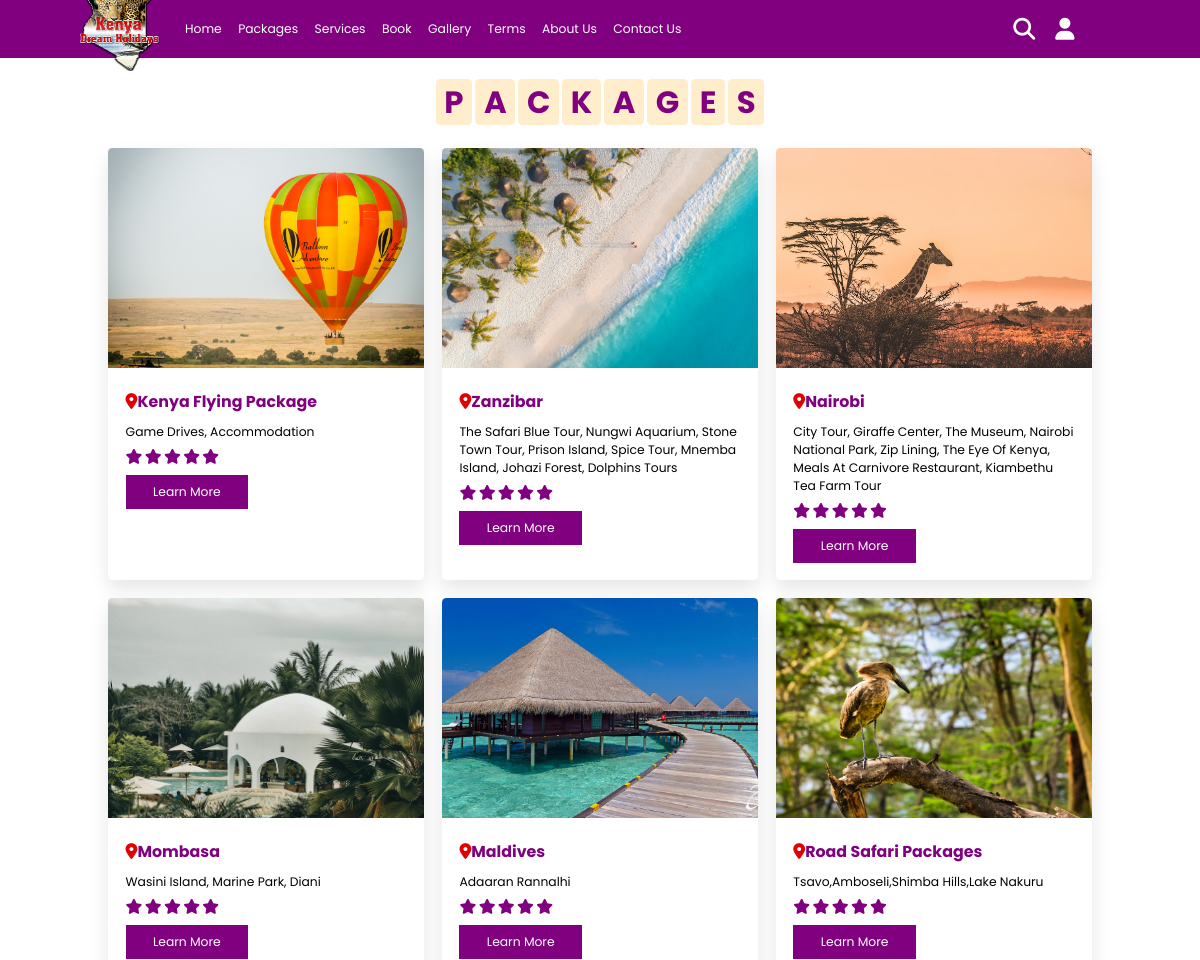
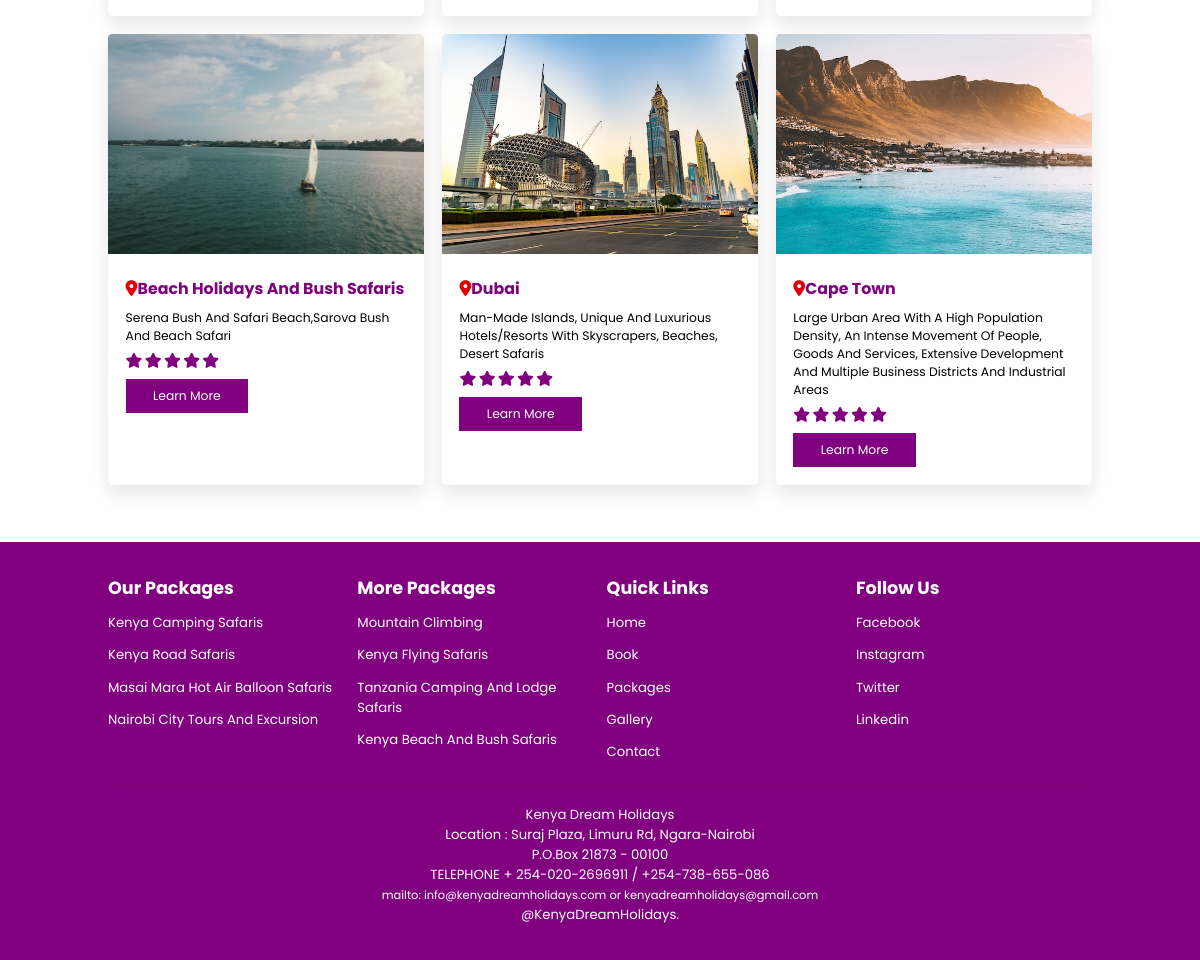
Page /packages/ on the committed database (2 pictures, top to bottom).
### tours/models.py (models this page shows, shortened)
class Pack(models.Model):
    title = models.CharField(max_length=50)
    desc  = models.CharField(max_length=300)
    links = models.CharField(max_length=50)
    cover = models.ImageField(upload_to='images/')

### tours/views.py (the view)
# urls.py: path("packages/", PackPageView.as_view(), name="packages"),
class PackPageView(ListView):
    model = Pack
    template_name = "packages.html"

### tours/templates/packages.html (shortened to what this page needs)
  {% load static %}
  <!DOCTYPE html>
  <html lang="en">
  <head>
      <link rel="stylesheet" href="https://cdn.jsdelivr.net/npm/swiper@9/swiper-bundle.min.css"/>
      <link rel="stylesheet" href="https://cdnjs.cloudflare.com/ajax/libs/font-awesome/6.4.0/css/all.min.css" />
      <link rel="stylesheet" href="{% static 'style.css' %}">
  </head>
  <body>
    {% include 'nav.html' %}
    {% block packages %}
    <section class="packages" id="packages">
        <h1 class="heading">
            <span>p</span>
            <span>a</span>
            <span>c</span>
            <span>k</span>
            <span>a</span>
            <span>g</span>
            <span>e</span>
            <span>s</span>
        </h1>
        <div class="box-container">
            {% for pack in object_list %}
            <div class="box">
                <img src="{{ pack.cover.url}}" alt="{{ pack.title }}">
                <div class="content">
                    <h3><i class="fas fa-map-marker-alt"></i>{{ pack.title }}</h3>
                    <p>{{pack.desc}}</p>
                    <div class="stars">
                        <i class="fas fa-star"></i>
                        <i class="fas fa-star"></i>
                        <i class="fas fa-star"></i>
                        <i class="fas fa-star"></i>
                        <i class="fas fa-star"></i>
                    </div>
                    <a href="{{pack.links}}" class="btn">Learn More</a>
                </div>
            </div>
            {% endfor %}
        </div>
    </section>
    {% endblock %}
    {% include 'footer.html' %}
      </body>

### tours/static/style.css (style rules this page uses)
:root { --orange:#e00202; --brown:purple; --black: black; }
* { font-family: 'Poppins', sans-serif; margin: 0;padding: 0; box-sizing: border-box; text-transform: capitalize; outline: none; border:none; text-decoration: none!important; transition: all .2s linear; color: var(--black); }
h3 { color: var(--brown); }
html { font-size: 80%; overflow-x: hidden; scroll-padding-top: 6rem; scroll-behavior: smooth; }
section { margin-top: 40px; padding: 2rem 9%; }
.heading { text-align: center; padding: 2.5rem 0; }
.heading span { font-size: 3.5rem; background: rgba(255,165,0,.2); color: var(--brown); border-radius: .5rem; padding: .2rem 1rem; }
.btn { display: inline-block; margin-top: 1rem; background: var(--brown); color: #fff; padding: .8rem 3rem; border: .2rem solid var(--brown); cursor: pointer; font-size: 1.4rem; }
.packages .box-container { display: flex; flex-wrap: wrap; gap: 2rem; }
.packages .box-container .box { flex: 1 1 30rem; border-radius: .5rem; overflow: hidden; box-shadow: 0 1rem 2rem rgba(0, 0, 0, .1); }
.packages .box-container .box img { height: 25rem; width: 100%; object-fit: cover; }
.packages .box-container .box .content { padding: 2rem; }
.packages .box-container .box .content h3 { font-size: 1.8rem; color: var(--brown); }
.packages .box-container .box .content h3 i { color: var(--orange); }
.packages .box-container .box .content p { font-size: 1.4rem; color: var(--black); padding: 1rem 0; }
.packages .box-container .box .content .stars i { font-size: 1.7rem; color: var(--brown); }
@media (max-width: 1200px) { html { font-size: 55%; } }

### rows in the picture
Pack: cover (picture), title "Kenya Flying Package", desc "Game Drives, Accommodation"
Pack: cover (picture), title "Zanzibar", desc "The Safari Blue Tour, Nungwi Aquarium, Stone Town Tour, Prison Island, Spice Tour, Mnemba Island, Johazi Forest, Dolphins Tours"
Pack: cover (picture), title "Nairobi", desc "City Tour, Giraffe Center, The Museum, Nairobi National Park, Zip Lining, The Eye Of Kenya, Meals At Carnivore Restaurant, Kiambethu Tea Farm Tour"
Pack: cover (picture), title "Mombasa", desc "Wasini Island, Marine Park, Diani"
Pack: cover (picture), title "Maldives", desc "Adaaran Rannalhi"
Pack: cover (picture), title "Road Safari Packages", desc "Tsavo,Amboseli,shimba Hills,lake Nakuru"
Pack: cover (picture), title "Beach Holidays And Bush Safaris", desc "Serena Bush And Safari Beach,sarova Bush And Beach Safari"
Pack: cover (picture), title "Dubai", desc "Man-Made Islands, Unique And Luxurious Hotels/Resorts With Skyscrapers, Beaches, Desert Safaris"
Pack: cover (picture), title "Cape Town", desc "Large Urban Area With A High Population Density, An Intense Movement Of People, Goods And Services, Extensive Development And Multiple Business Districts And Industrial Areas"
